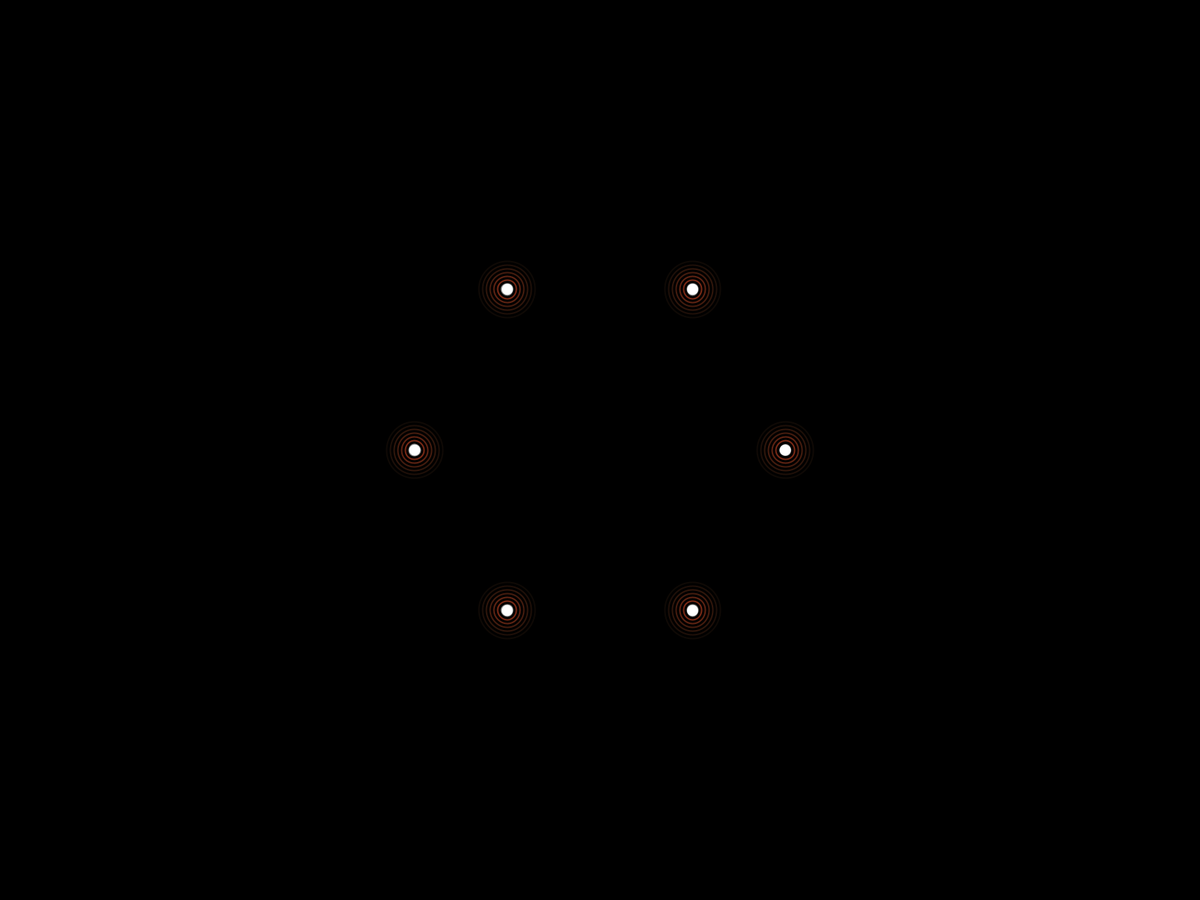
Frame 1 (no input)
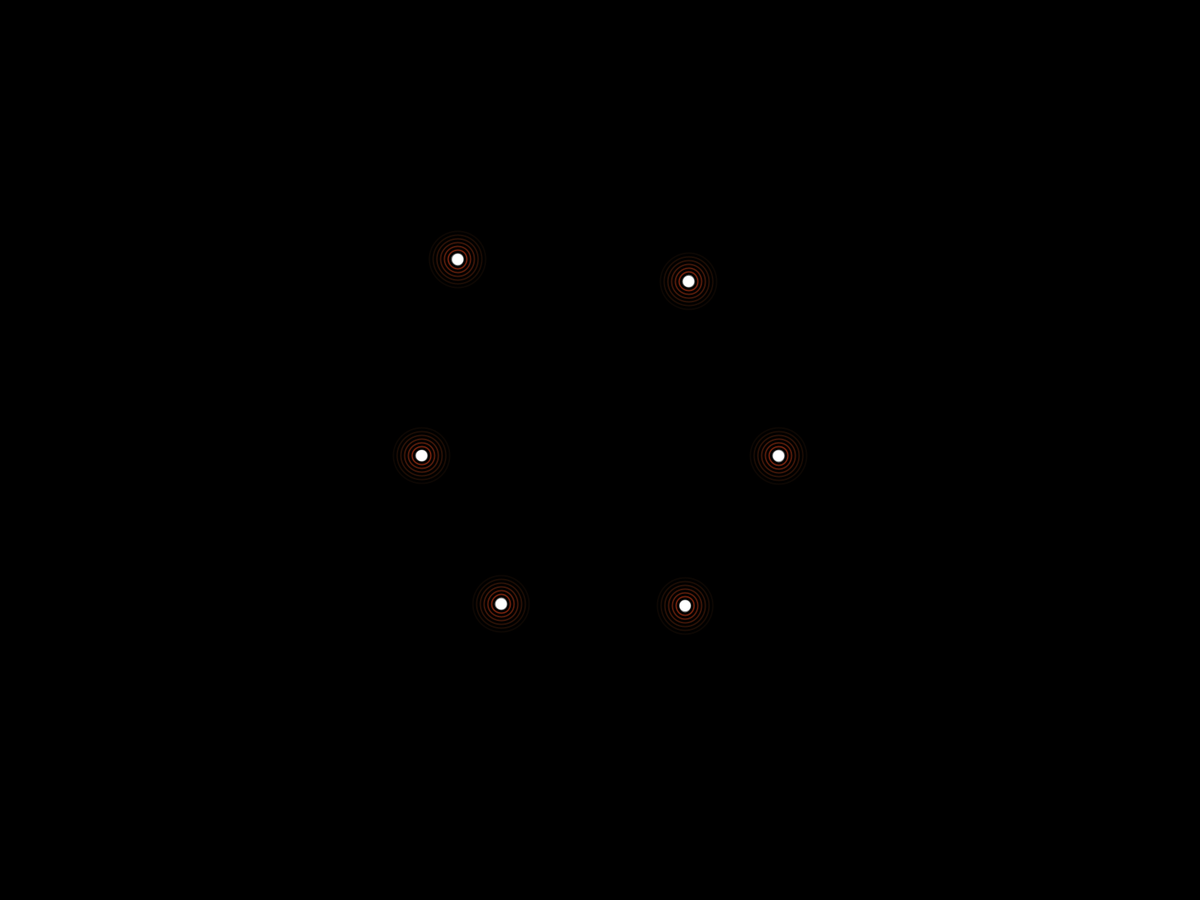
Frame 60 (the mouse pressed at the canvas centre just before this capture)
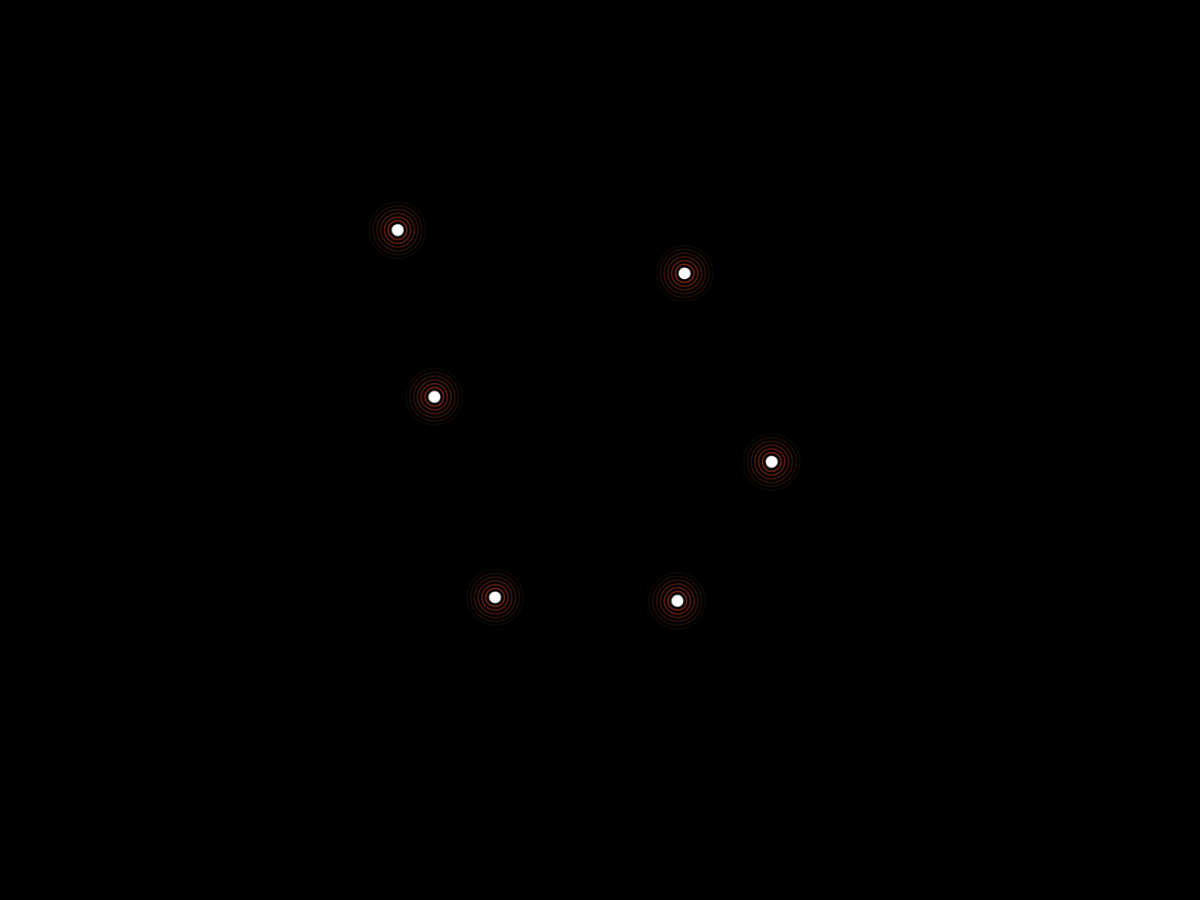
Frame 120 (the mouse held since frame 60 and released just before this capture)

The Processing sketch that drew these frames (run headless with seeded random() and noise(); from frame 60 on, the mouse is pressed at the canvas centre):

// Processing sketch: Lepettajat_III
// ── Lepettajat_III.pde
// FIX: brightness not always reciprocal

// Add randomness to raindrops (size and interval)
// Slight push away when radius crosses lepettaja

Lepettaja [] lepettajat;
Raindrop [] raindrops;
float centX;
float centY;
float phi = 0.618;
float pulseNoise = 0;
float dropNoise = 0;

void setup () {
  //size (800, 600);
  //size (1600, 900);  
  fullScreen ();
  background (0);
  frameRate (60);
  smooth ();
  
  centX = width / 2;
  centY = height /2;
  
  lepettajat = new Lepettaja [6];
  raindrops = new Raindrop [0];
  
  int i = 0;
  for (int ang = 0; i < lepettajat.length; ang += 60) {
    float rad = radians (ang);
    float xPos = centX + cos(rad) * (height * (phi/3));
    float yPos = centY + sin(rad) * (height * (phi/3));
    lepettajat [i] = new Lepettaja (xPos, yPos);
    i++;
  }
}

void draw () {
  background (0);
  
  pulseNoise = sin (frameCount / 6);
  float pulse = sin ((float) frameCount / (6 + pulseNoise)) * 8;
  
  if (frameCount % (600 + dropNoise) == 0) {
    raindrops = (Raindrop []) append (raindrops, new Raindrop (random (width * 1.5), random (height * 1.5)));
    for (Lepettaja lepettaja : lepettajat) {
      if (PVector.dist(lepettaja.location, raindrops [raindrops.length - 1].location) < 100) {
        lepettaja.flit = true;
        lepettaja.flitTarget = raindrops [raindrops.length - 1].location;
        lepettaja.flitCounter = millis();
      }
    }
    dropNoise = (int) random (200) - 100;
  }
  
  for (Lepettaja lepettaja : lepettajat) {
    if ((int) random (600) == 1) {
      lepettaja.flit = true;
      lepettaja.flitTarget = new PVector (random (width), random (height));
      lepettaja.flitCounter = millis();
    }
    if (lepettaja.flit == true) {
      lepettaja.Flit();
    } else {
      lepettaja.Drift();
    }
    lepettaja.Draw (pulse);
  }
  
  for (Raindrop raindrop : raindrops) {
    if (raindrop.active == true) {
      raindrop.Update();
      raindrop.Draw();
    }
  }
}

// ── Lepettaja.pde
class Lepettaja {
  
  PVector location;
  PVector velocity;
  PVector acceleration;
  PVector steer;
  PVector target;
  PVector desired;
  PVector flitTarget;
  boolean flit = false;
  boolean hasFlit = false;
  int flitCounter = millis ();
  int timeSinceLastFlit = millis ();
  float flitSpeed = 10;
  float flitForce = 10;
  float maxSpeed = 0.2;
  float maxForce = 1;
  float radius = height * (phi / 50);
  float brightness = 0;
  
  Lepettaja (float x_, float y_) {
    location = new PVector (x_, y_);
    velocity = new PVector (0, 0);
    acceleration = new PVector (0,0);
  }
  
  void ApplyForce(PVector force) {
    acceleration.add(force);
  }
  
  void Drift () {
       
    if (target == null) {
      target = new PVector (random (width), random (height));
    }
    
    if (PVector.dist(location, target) < 20 || random (6000) == 1) {
      target = new PVector (random (width), random (height));
    }
    
    desired = PVector.sub(target, location);
    
    float d = desired.mag();
    desired.normalize();
    if (d < 100) {
      float m = map (d, 0, 100, 0, maxSpeed);
      desired.mult (m);
    } else {
      desired.mult (maxSpeed);
    }
    
    steer = PVector.sub(desired, velocity);
    steer.limit (maxForce);
    boolean close = false;
    boolean closer = false;
    Lepettaja closest = null;
    for (Lepettaja otherLepettaja : lepettajat) {
      if (otherLepettaja != this) {
        float dist = PVector.dist(location, otherLepettaja.location);
        if (dist < 60) {
          close = true;
          closer = true;
          closest = otherLepettaja;
        }
        if (dist < 180) {
          close = true;
          closest = otherLepettaja;
        }
      }
    }
    ApplyForce (steer);
    if (close || closer) {
      if (closest != null) {
        brightness = (180 - PVector.dist(location, closest.location)) * 2;
      }
    }
    if (!close && !closer) {
      brightness = 0;
    }
    
    velocity.add (acceleration);
    velocity.limit (maxSpeed);
    location.add(velocity);
    
  }
  
  void Draw (float pulseSync_) {
    
    fill (255);
    stroke (255, 255, 255, 127);
    ellipse (location.x, location.y, radius, radius);
    noFill ();
    float pulse = pulseSync_;
    for (int e = 0; e < 6; e++) {
      strokeWeight (2);
      stroke (120 - (10 * e) + pulse + brightness, 40 + pulse, 20 + pulse, 255 - (40 * e));
      ellipse (location.x, location.y, radius + 10 * e + 10, radius + 10 * e + 10);
    }
    
  }
  
  void Flit () {

    desired = PVector.mult(PVector.sub(flitTarget, location), -1);
    
    float d = desired.mag();
    desired.normalize();
    if (d < 100) {
      float m = map (d, 0, 100, 0, maxSpeed);
      desired.mult (m);
    } else {
      desired.mult (flitSpeed);
    }
    
    steer = PVector.sub(desired, velocity);
    steer.limit (flitForce);
    ApplyForce (steer);
    velocity.add (acceleration);
    velocity.limit (flitSpeed);
    location.add(velocity);
    
    if (millis() - flitCounter > 100) {
      flit = false;
    }
  
  }
  
}

// ── Raindrop.pde
class Raindrop {
  
  PVector location;
  float radius = 0;
  float alph = 255;
  float weight = 8;
  boolean active = true;
  
  Raindrop (float x_, float y_) {
    location = new PVector (x_, y_);
  }
  
  void Draw () {
    noFill ();
    stroke (210, 210, 255, alph);
    strokeWeight (weight);
    ellipse (location.x, location.y, radius, radius); 
    strokeWeight (abs (weight - 2));
    ellipse (location.x, location.y, abs (radius - 20), abs (radius - 20));
    strokeWeight (abs (weight - 4));
    ellipse (location.x, location.y, abs (radius - 40), abs (radius - 40));
  }
  
  void Update () {
    if (active) {
      radius += 5;
      alph -= 1;
      if (weight > 1) {
        weight -= .1;
      }
      for (Lepettaja lepettaja : lepettajat) {
        if ((radius / 2) >= PVector.dist(location, lepettaja.location)) {
          if (lepettaja.hasFlit == false) {
            lepettaja.hasFlit = true;
            lepettaja.flit = true;
            lepettaja.flitTarget = location;
            lepettaja.flitCounter = millis();
          }
        }
      }
    }
    if (radius > width) {
      if (active == true) {
        for (Lepettaja lepettaja : lepettajat) {
          lepettaja.hasFlit = false;
        }
      }
      active = false;
      alph = 0;
    }
  }
}
